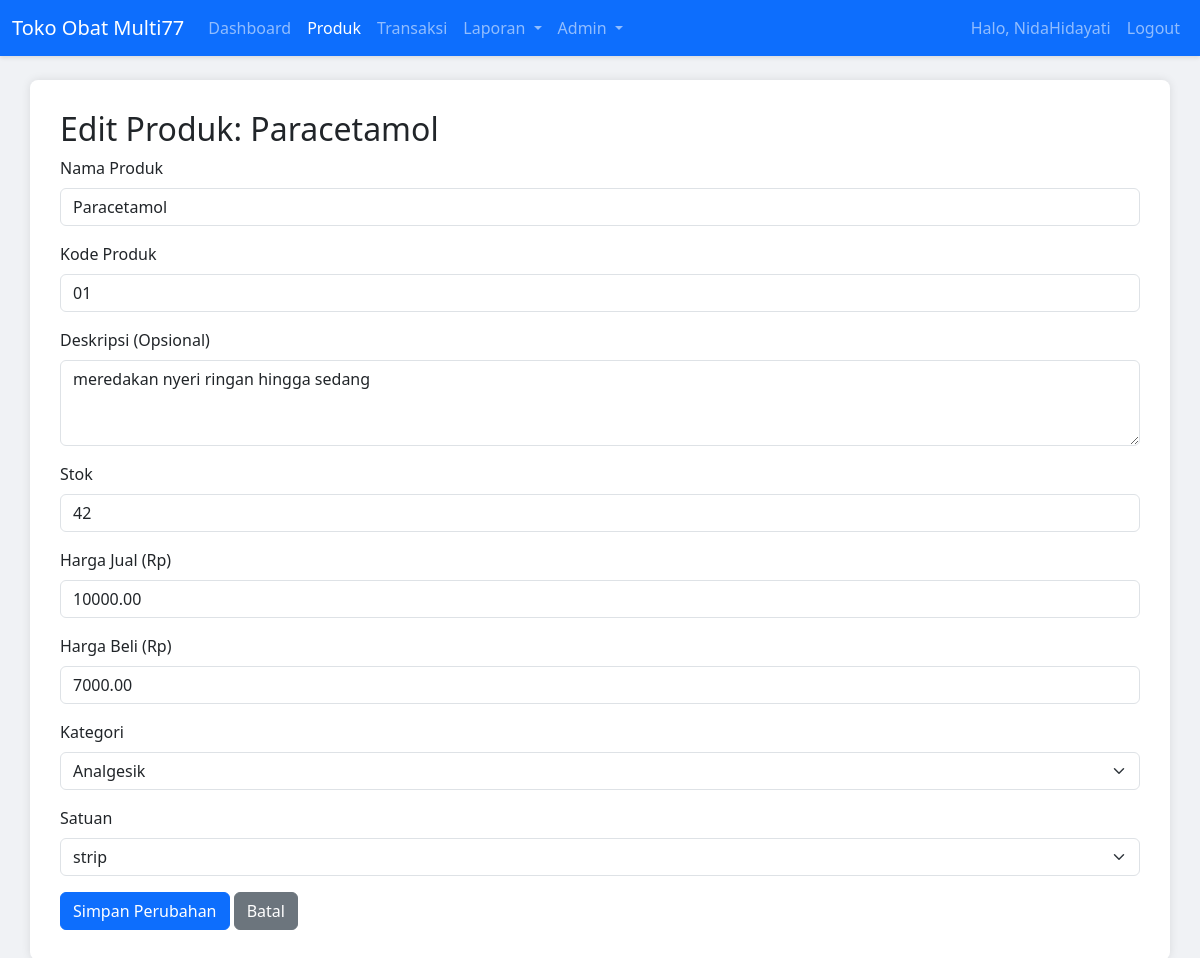
The app's page /edit_product.php?id=14 (signed in) with its own data.
### tables this page shows
CREATE TABLE `products` (
  `product_id` int(11) NOT NULL,
  `product_name` varchar(255) NOT NULL,
  `category_id` int(11) NOT NULL,
  `product_price` decimal(10,2) DEFAULT NULL,
  `product_stock` int(11) DEFAULT NULL,
  `unit_id` int(11) NOT NULL,
  `created_by` int(11) DEFAULT NULL,
  `is_active` tinyint(1) NOT NULL DEFAULT 1,
  `updated_by` int(11) DEFAULT NULL,
  `supplier_id` int(11) DEFAULT NULL,
  `selling_price` decimal(10,2) NOT NULL,
  `min_stock` int(11) DEFAULT 10,
  `expiration_date` date DEFAULT NULL,
  `created_at` timestamp NOT NULL DEFAULT current_timestamp(),
  `updated_at` timestamp NOT NULL DEFAULT current_timestamp() ON UPDATE current_timestamp(),
  `image` varchar(255) DEFAULT NULL,
  `product_purchase_price` decimal(10,2) DEFAULT 0.00,
  `product_code` varchar(20) DEFAULT NULL,
  `product_description` text DEFAULT NULL
);

CREATE TABLE `categories` (
  `category_id` int(11) NOT NULL,
  `category_name` varchar(100) NOT NULL,
  `description` text DEFAULT NULL,
  `created_at` timestamp NOT NULL DEFAULT current_timestamp(),
  `updated_at` timestamp NOT NULL DEFAULT current_timestamp() ON UPDATE current_timestamp()
);

CREATE TABLE `units` (
  `unit_id` int(11) NOT NULL,
  `unit_name` varchar(50) NOT NULL,
  `description` text DEFAULT NULL,
  `created_at` timestamp NOT NULL DEFAULT current_timestamp(),
  `updated_at` timestamp NOT NULL DEFAULT current_timestamp() ON UPDATE current_timestamp()
);

### edit_product.php (the view, shortened to what this page needs)
<?php
require_once 'config/database.php';
$product_id = $_GET['id'] ?? null;
$product = null;
if ($product_id) {
    $product_id_safe = $conn->real_escape_string($product_id);
    $sql = "SELECT * FROM products WHERE product_id = '$product_id_safe'";
    $result = $conn->query($sql);
    if ($result && $result->num_rows > 0) {
        $product = $result->fetch_assoc();
    } else {
        $_SESSION['message'] = "Produk tidak ditemukan.";
        $_SESSION['message_type'] = "danger";
        header("Location: products.php");
        exit();
    }
} else {
    $_SESSION['message'] = "ID Produk tidak diberikan.";
    $_SESSION['message_type'] = "danger";
    header("Location: products.php");
    exit();
}
$categories = [];
$units = [];
$sql_categories = "SELECT category_id, category_name FROM categories ORDER BY category_name ASC";
$result_categories = $conn->query($sql_categories);
if ($result_categories) {
    while ($row = $result_categories->fetch_assoc()) {
        $categories[] = $row;
    }
}
$sql_units = "SELECT unit_id, unit_name FROM units ORDER BY unit_name ASC";
$result_units = $conn->query($sql_units);
if ($result_units) {
    while ($row = $result_units->fetch_assoc()) {
        $units[] = $row;
    }
}
?>
<!DOCTYPE html>
<html lang="en">
<head>
    <link href="https://cdn.jsdelivr.net/npm/bootstrap@5.3.3/dist/css/bootstrap.min.css" rel="stylesheet">
</head>
<body>
    <nav class="navbar navbar-expand-lg navbar-dark bg-primary">
        <div class="container-fluid">
            <a class="navbar-brand" href="dashboard.php">Toko Obat Multi77</a>
            <div class="collapse navbar-collapse" id="navbarNav">
                <ul class="navbar-nav me-auto mb-2 mb-lg-0">
                    <li class="nav-item"><a class="nav-link" href="dashboard.php">Dashboard</a></li>
                    <li class="nav-item"><a class="nav-link active" aria-current="page" href="products.php">Produk</a></li>
                    <li class="nav-item"><a class="nav-link" href="transactions.php">Transaksi</a></li>
                    <li class="nav-item dropdown">
                        <a class="nav-link dropdown-toggle" href="#" id="reportsDropdown" role="button" data-bs-toggle="dropdown" aria-expanded="false">
                            Laporan
                        </a>
                    </li>
                    <?php if (isset($_SESSION['role_id']) && $_SESSION['role_id'] == 1): ?>
                    <li class="nav-item dropdown">
                        <a class="nav-link dropdown-toggle" href="#" id="navbarAdminDropdown" role="button" data-bs-toggle="dropdown" aria-expanded="false">
                            Admin
                        </a>
                    </li>
                    <?php endif; ?>
                </ul>
                <ul class="navbar-nav">
                    <li class="nav-item"><a class="nav-link" href="#">Halo, <?php echo htmlspecialchars($_SESSION['username']); ?></a></li>
                    <li class="nav-item"><a class="nav-link" href="logout.php">Logout</a></li>
                </ul>
            </div>
        </div>
    </nav>
    <div class="container mt-4">
        <h2>Edit Produk: <?php echo htmlspecialchars($product['product_name'] ?? ''); ?></h2>
        <?php if ($product): ?>
        <form action="" method="post">
            <div class="mb-3">
                <label for="product_name" class="form-label">Nama Produk</label>
                <input type="text" class="form-control" id="product_name" name="product_name" value="<?php echo htmlspecialchars($product['product_name'] ?? ''); ?>" required>
            </div>
            <div class="mb-3">
                <label for="product_code" class="form-label">Kode Produk</label>
                <input type="text" class="form-control" id="product_code" name="product_code" value="<?php echo htmlspecialchars($product['product_code'] ?? ''); ?>" required>
            </div>
            <div class="mb-3">
                <label for="product_description" class="form-label">Deskripsi (Opsional)</label>
                <textarea class="form-control" id="product_description" name="product_description" rows="3"><?php echo htmlspecialchars($product['product_description'] ?? ''); ?></textarea>
            </div>
            <div class="mb-3">
                <label for="product_stock" class="form-label">Stok</label>
                <input type="number" class="form-control" id="product_stock" name="product_stock" value="<?php echo htmlspecialchars($product['product_stock'] ?? 0); ?>" min="0" required>
            </div>
            <div class="mb-3">
                <label for="product_price" class="form-label">Harga Jual (Rp)</label>
                <input type="number" class="form-control" id="product_price" name="product_price" value="<?php echo htmlspecialchars($product['product_price'] ?? 0); ?>" min="0.01" step="0.01" required>
            </div>
             <div class="mb-3">
                <label for="product_purchase_price" class="form-label">Harga Beli (Rp)</label>
                <input type="number" class="form-control" id="product_purchase_price" name="product_purchase_price" value="<?php echo htmlspecialchars($product['product_purchase_price'] ?? 0); ?>" min="0" step="0.01" required>
            </div>
            <div class="mb-3">
                <label for="category_id" class="form-label">Kategori</label>
                <select class="form-select" id="category_id" name="category_id" required>
                    <?php foreach ($categories as $category): ?>
                        <option value="<?php echo $category['category_id']; ?>" <?php echo ($category['category_id'] == ($product['category_id'] ?? '') ? 'selected' : ''); ?>>
                            <?php echo htmlspecialchars($category['category_name']); ?>
                        </option>
                    <?php endforeach; ?>
                </select>
            </div>
            <div class="mb-3">
                <label for="unit_id" class="form-label">Satuan</label>
                <select class="form-select" id="unit_id" name="unit_id" required>
                    <?php foreach ($units as $unit): ?>
                        <option value="<?php echo $unit['unit_id']; ?>" <?php echo ($unit['unit_id'] == ($product['unit_id'] ?? '') ? 'selected' : ''); ?>>
                            <?php echo htmlspecialchars($unit['unit_name']); ?>
                        </option>
                    <?php endforeach; ?>
                </select>
            </div>
            <button type="submit" class="btn btn-primary">Simpan Perubahan</button>
            <a href="products.php" class="btn btn-secondary">Batal</a>
        </form>
        <?php endif; ?>
    </div>
</body>
</html>

### edit_product.php (style rules this page uses)
body { background-color: #f0f2f5; }
.navbar { box-shadow: 0 2px 4px rgba(0,0,0,.1); }
.container { background-color: #fff; padding: 30px; border-radius: 8px; box-shadow: 0 0 10px rgba(0,0,0,0.1); }

### records on screen
products: product_name "Paracetamol", product_code "01", product_description "meredakan nyeri ringan hingga sedang", product_stock "42", product_price "10000.00", product_purchase_price "7000.00", category_id "Analgesik", unit_id "strip"

### other values on screen
$_SESSION['username'] "NidaHidayati"
